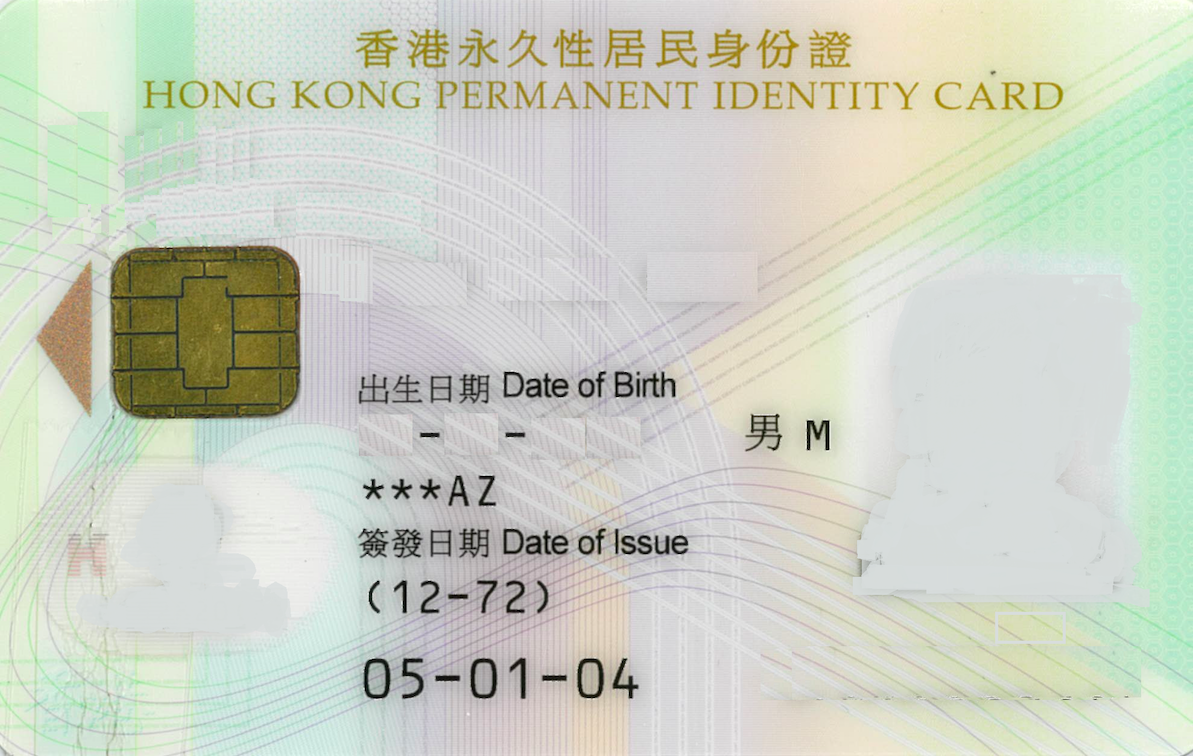
#> input picture img/2.jpg, 1193 x 756 px
$ python surfMatching.py
#> lines starting #> are read from the running program, lines starting #| are printed output that depends on the picture
import cv2
import numpy as np
from time import time

def sift_kp(image):
    gray_image = cv2.cvtColor(image,cv2.COLOR_BGR2GRAY)
    surf = cv2.xfeatures2d_SURF.create()
    #sift = cv2.xfeatures2d_SIFT.create()
    kp,des = surf.detectAndCompute(image,None)
    #kp,des = sift.detectAndCompute(image,None)
    kp_image = cv2.drawKeypoints(gray_image,kp,None)
    return kp_image,kp,des


def get_good_match(des1,des2):
    bf = cv2.BFMatcher()
    matches = bf.knnMatch(des1, des2, k=2)
    good = []
    for m, n in matches:
        if m.distance < 0.75 * n.distance:
            good.append(m)
    return good


def siftImageAlignment(img1,img2):
   _,kp1,des1 = sift_kp(img1)
   _,kp2,des2 = sift_kp(img2)
   goodMatch = get_good_match(des1,des2)
   if len(goodMatch) > 4:
       ptsA= np.float32([kp1[m.queryIdx].pt for m in goodMatch]).reshape(-1, 1, 2)
       ptsB = np.float32([kp2[m.trainIdx].pt for m in goodMatch]).reshape(-1, 1, 2)
       ransacReprojThreshold = 4
       H, status =cv2.findHomography(ptsA,ptsB,cv2.RANSAC,ransacReprojThreshold);
       imgOut = cv2.warpPerspective(img2, H, (img1.shape[1],img1.shape[0]),flags=cv2.INTER_LINEAR + cv2.WARP_INVERSE_MAP)
   return imgOut,H,status


img1 = cv2.imread('./img/2.jpg')
#> img1 is the input picture: shape (756, 1193, 3); mean B, G, R 195.9, 209.6, 204
img2 = cv2.imread('./img/3.jpg')
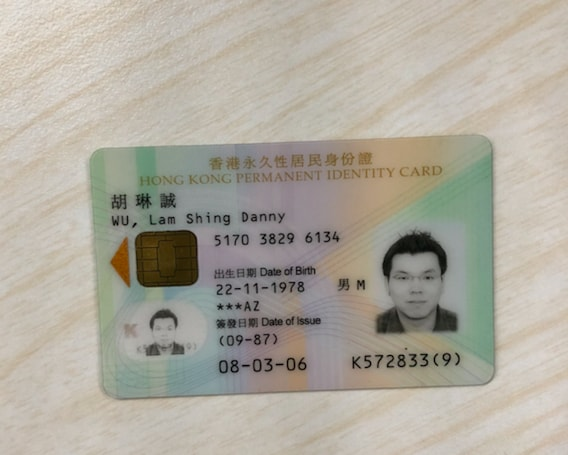
#> input picture img/3.jpg, 568 x 455 px
#> img2 is the input picture: shape (455, 568, 3); mean B, G, R 157.5, 169.1, 173.8
print(img1.shape)
#| (756, 1193, 3)
print(img2.shape)
#| (455, 568, 3)


start = time()
result,_,_ = siftImageAlignment(img1,img2)
#> in sift_kp, `gray_image = cv2.cvtColor(image,cv2.COLOR_BGR2GRAY)`:
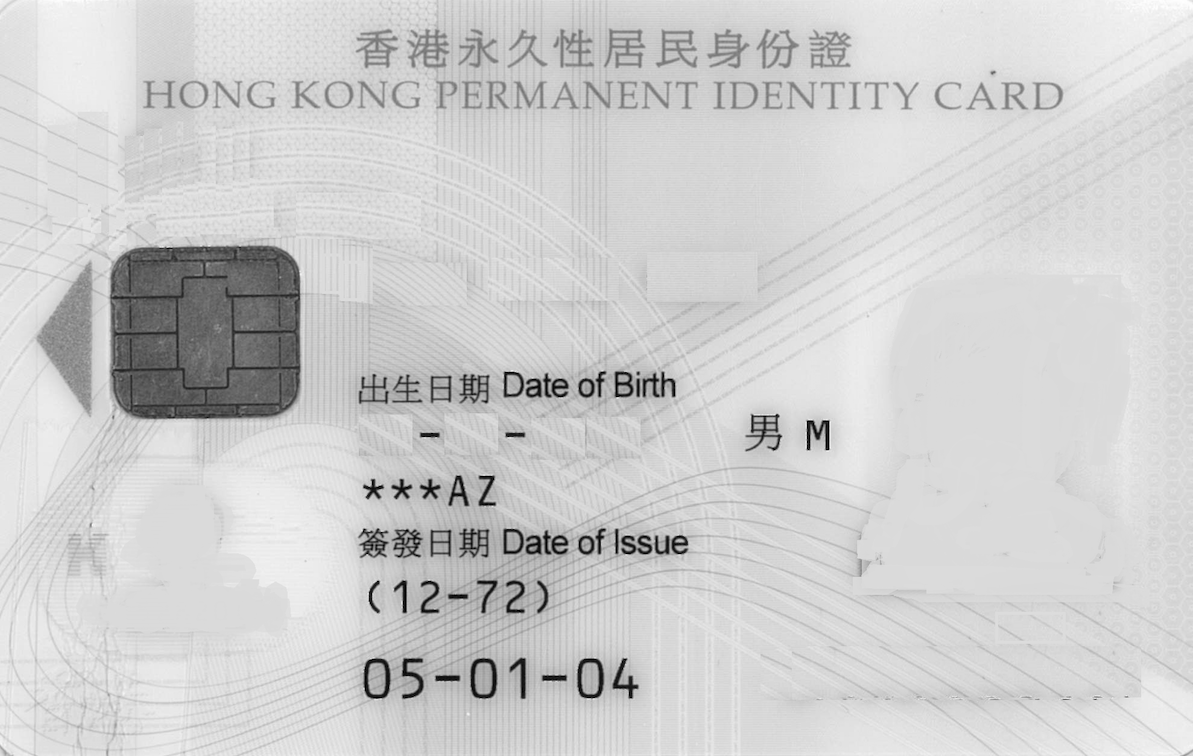
#> gray_image: shape (756, 1193); min 0, max 254, mean 206.4
#> (the run stopped early here; a loop or call above may not have finished)
